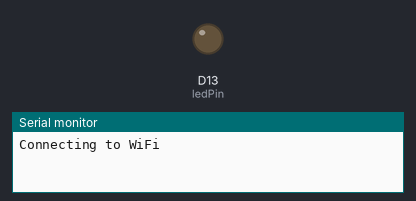
Bench run of a sketch on a simulated Arduino MKR. Parts: output pins drawn as LEDs (lit = HIGH), the last lines printed to the serial monitor. WiFi joins after 1.5 s; servers stay silent unless stated; uploads are accepted with an empty reply.

Above: at 0.1 s.
At 1.8 s:
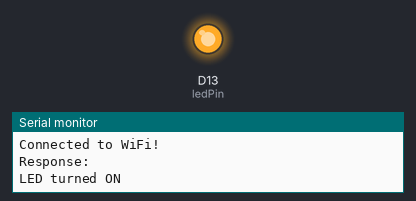
Timing chart, 0 to 3.3 s (numbered marks = the images above):
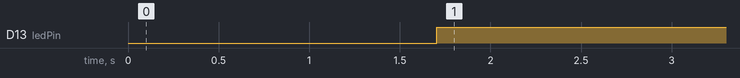

The sketch:

main.ino
```cpp
#include <SPI.h>
#include <WiFi101.h>
#include <ArduinoHttpClient.h> // For HTTP communication

// Wi-Fi credentials
const char *ssid = "Realme Narzo 50 Pro"; // Replace with your Wi-Fi SSID
const char *password = "12345678";       // Replace with your Wi-Fi password

// Google Cloud Speech API details
const char *apiEndpoint = "speech.googleapis.com";
const char *apiPath = "/v1p1beta1/speech:recognize?key=YOUR_GOOGLE_CLOUD_API_KEY";

// Pins
const int ledPin = 13;

// WiFi client
WiFiClientSecure wifiClient; // For HTTPS communication
HttpClient httpClient = HttpClient(wifiClient, apiEndpoint, 443);

// Function prototypes
String recognizeSpeech();
void processCommand(String command);

void setup() {
  Serial.begin(9600);
  pinMode(ledPin, OUTPUT);

  // Connect to Wi-Fi
  Serial.print("Connecting to WiFi");
  WiFi.begin(ssid, password);
  while (WiFi.status() != WL_CONNECTED) {
    delay(500);
    Serial.print(".");
  }
  Serial.println("\nConnected to WiFi!");
}

void loop() {
  // Recognize speech and process the command
  String command = recognizeSpeech();
  if (!command.isEmpty()) {
    processCommand(command);
  }
  delay(5000); // Wait before the next iteration
}

String recognizeSpeech() {
  // Placeholder for sending audio data to Google Cloud and receiving the response.
  // You would implement audio recording and encoding here.

  // Example JSON request payload (replace with real audio data):
  String requestBody = R"({
    "config": {
      "encoding": "LINEAR16",
      "sampleRateHertz": 16000,
      "languageCode": "en-US"
    },
    "audio": {
      "content": "BASE64_ENCODED_AUDIO_DATA"
    }
  })";

  // Send HTTP POST request
  httpClient.beginRequest();
  httpClient.post(apiPath);
  httpClient.sendHeader("Content-Type", "application/json");
  httpClient.sendHeader("Content-Length", requestBody.length());
  httpClient.beginBody();
  httpClient.print(requestBody);
  httpClient.endRequest();

  // Get the response
  int statusCode = httpClient.responseStatusCode();
  String response = httpClient.responseBody();
  Serial.println("Response:");
  Serial.println(response);

  if (statusCode == 200) {
    // Parse the response to extract recognized text (JSON parsing required)
    // This example assumes "turn on light" is returned as a recognized command
    return "turn on light"; // Replace with actual parsing logic
  } else {
    Serial.println("Error: Failed to get valid response from API.");
    return "";
  }
}

void processCommand(String command) {
  if (command == "turn on light") {
    digitalWrite(ledPin, HIGH);
    Serial.println("LED turned ON");
  } else if (command == "turn off light") {
    digitalWrite(ledPin, LOW);
    Serial.println("LED turned OFF");
  } else {
    Serial.println("Command not recognized.");
  }
}
```

Measured:
- by itself, D13 (ledPin): LOW → HIGH at 1.7 s
